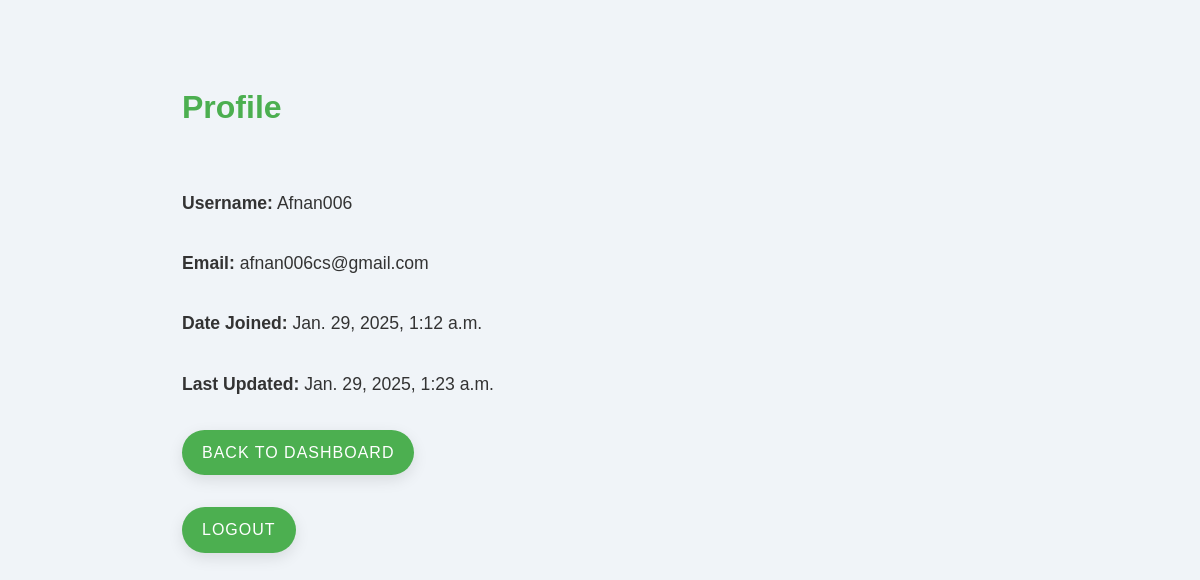
The app's page /profile/ (signed in), older data.
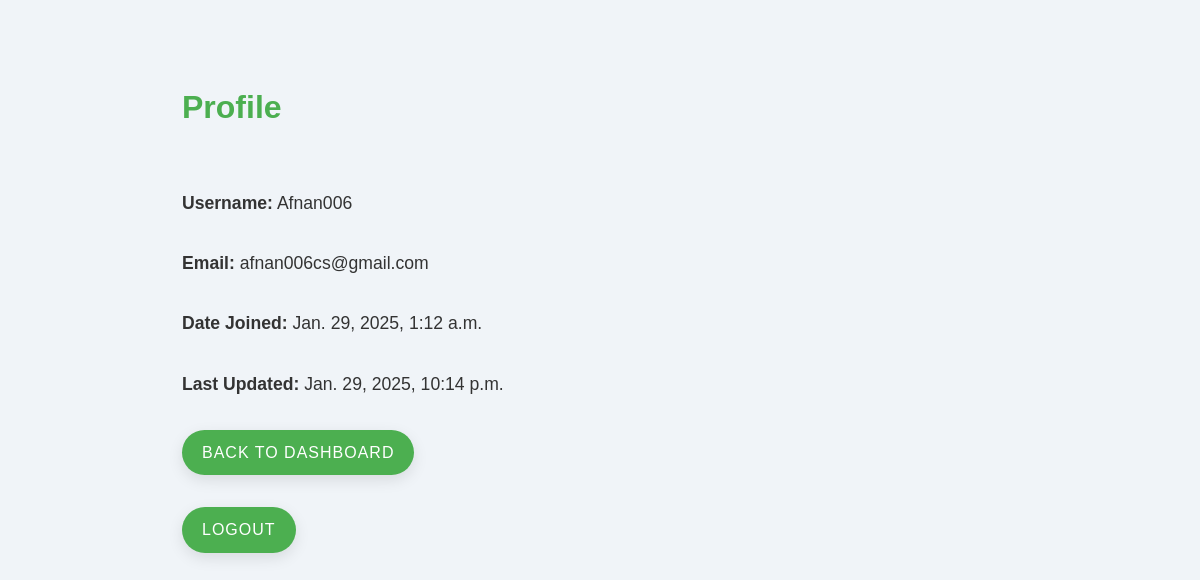
The same page, newer data.
### accounts/models.py (models this page shows, shortened)
class CustomUser(AbstractUser):
    email = models.EmailField(unique=True)

### accounts/views.py (the view)
# urls.py: path('profile/', views.profile, name='profile'),
@login_required
def profile(request):
    return render(request, 'accounts/profile.html', {'user': request.user})

### accounts/templates/accounts/profile.html (shortened to what this page needs)
<!DOCTYPE html>
<html lang="en">
<head>
</head>
<body>
    <div class="container">
        <h1>Profile</h1>
        <p><strong>Username:</strong> {{ user.username }}</p>
        <p><strong>Email:</strong> {{ user.email }}</p>
        <p><strong>Date Joined:</strong> {{ user.date_joined }}</p>
        <p><strong>Last Updated:</strong> {{ user.last_login }}</p>
        <p>
            <a href="{% url 'dashboard' %}" class="button-link">Back to Dashboard</a>
        </p>
        <p>
            <a href="{% url 'logout' %}" class="button-link">Logout</a>
        </p>
    </div>
</body>
</html>

### accounts/templates/accounts/profile.html (style rules this page uses)
* { margin: 0; padding: 0; box-sizing: border-box; }
body { font-family: Arial, sans-serif; background-color: #f0f4f8; color: #333333; line-height: 1.6; }
.container { max-width: 900px; margin: 50px auto; padding: 2rem; display: flex; justify-content: center; align-items: flex-start; flex-direction: column; gap: 2rem; }
h1 { margin-bottom: 1.5rem; font-size: 2rem; color: #4caf50; }
p { font-size: 1.1rem; color: #333333; }
a { color: #4caf50; text-decoration: none; transition: color 0.3s ease; font-size: 1.1rem; }
.button-link { display: inline-block; padding: 10px 20px; background-color: #4caf50; color: #ffffff; border-radius: 50px; font-size: 1rem; cursor: pointer; text-align: center; transition: transform 0.3s ease, box-shadow 0.3s ease, background-color 0.3s ease; text-transform: uppercase; letter-spacing: 1px; box-shadow: 0px 5px 15px rgba(0, 0, 0, 0.1); }

Row changes from the older to the newer data that the page shows:
changed CustomUser "Afnan006": last_login "Jan. 29, 2025, 1:23 a.m." → "Jan. 29, 2025, 10:14 p.m."
